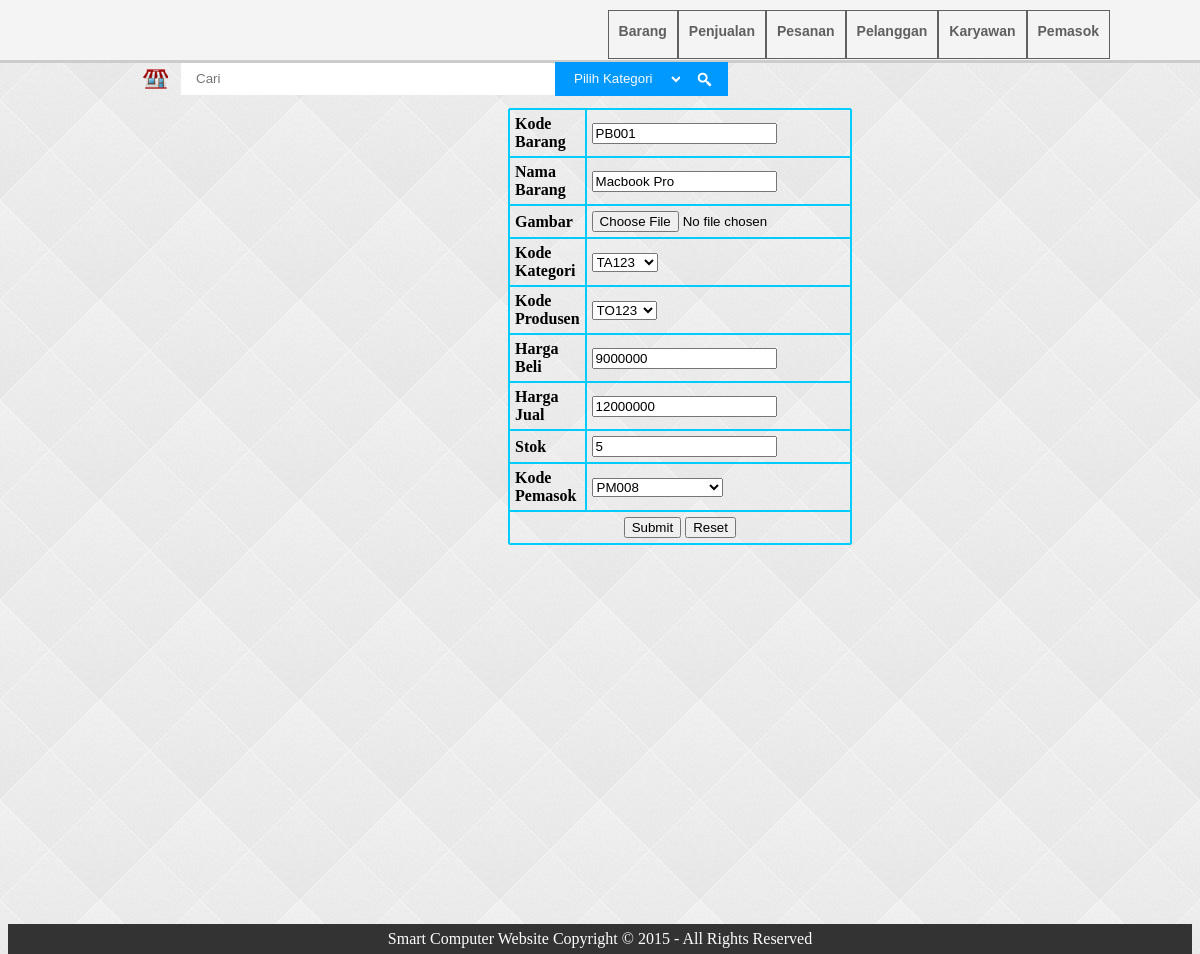
The page /admin/edit-barang.jsp?kode_barang=PB001 on the database its author committed.
### tables this page shows
CREATE TABLE IF NOT EXISTS `tabel_barang` (
  `kode_barang` char(6) NOT NULL,
  `nama_barang` varchar(30) NOT NULL,
  `gambar` varchar(100) NOT NULL,
  `kode_kategori` char(5) NOT NULL,
  `kode_produsen` char(5) NOT NULL,
  `harga_beli` int(12) NOT NULL,
  `harga_jual` int(12) NOT NULL,
  `stok` int(3) NOT NULL,
  `kode_pemasok` char(5) NOT NULL
);

### admin/edit-barang.php (the view, shortened to what this page needs)
<!DOCTYPE html PUBLIC "-//W3C//DTD XHTML 1.0 Transitional//EN" "http://www.w3.org/TR/xhtml1/DTD/xhtml1-transitional.dtd">
<html xmlns="http://www.w3.org/1999/xhtml">
<head>
<link rel="stylesheet" type="text/css" href="style.css" />
</head>
<body>
<?php include("connection.php");
include("header.php");
?>
<div id="container">
<form action="" enctype="multipart/form-data" method="post">
<table class="tabel" border=1 align=center  bordercolor=#00CCFF cellpadding=5 cellspacing=0>
<?php
$kode_barang = $_GET['kode_barang'];
$hasil = mysql_query("select * from tabel_barang where kode_barang = '$kode_barang'") or die (mysql_error());
$baris = mysql_fetch_row($hasil);
?>
<tr>
<td><b>Kode Barang</b></td>
<td>
<input type="text" name="kode_barang" id="kode_barang" value="<?php echo $baris[0]; ?>" readonly="readonly"/>
</td>
</tr>
<tr>
<td><b>Nama Barang</b></td>
<td><input type="text" name="nama_barang" id="nama_barang" value="<?php echo $baris[1]; ?>"/></td>
</tr>
<tr>
<td><b>Gambar</b></td>
<td> <input type="file" name="gambar"/>
</td>
</tr>
<tr>
<td><b>Kode Kategori</b></td>
<td>
<select name="kode_kategori" id="kode_kategori">
<?php
$query = mysql_query("select * from tabel_kategori");
while($kodebrg = mysql_fetch_array($query))
{
echo"<option value=".$kodebrg['kode_kategori']." selected='selected'>".$kodebrg['kode_kategori']."</option>";
}
?>
</select>
</td>
</tr>
<tr>
<td><b> Kode Produsen</b></td>
<td>
<select name="kode_produsen" id="kode_produsen">
<?php
$query = mysql_query("select * from tabel_produsen");
while($kodebrg = mysql_fetch_array($query))
{
echo"<option value=".$kodebrg['kode_produsen']." selected='selected'>".$kodebrg['kode_produsen']."</option>";
}
?>
</select>
</td>
</tr>
<tr>
<td><b>Harga Beli</b></td>
<td><input type="text" name="harga_beli" id="harga_beli" value="<?php echo $baris[5]; ?>"/></td>
</tr>
<tr>
<td><b>Harga Jual</b></td>
<td><input type="text" name="harga_jual" id="harga_jual" value="<?php echo $baris[6]; ?>"/></td>
</tr>
<tr>
<td><b>Stok</b></td>
<td><input type="text" name="stok" id="stok" value="<?php echo $baris[7]; ?>"/></td>
</tr>
<tr>
<td><b>Kode Pemasok</b></td>
<td><select name="kode_pemasok" id="kode_pemasok">
<?php
$query = mysql_query("select * from tabel_pemasok");
while($kodebrg = mysql_fetch_array($query))
{
echo"<option value=".$kodebrg['kode_pemasok']." selected='selected'>".$kodebrg['kode_pemasok']."</option>";
}
?>
</select></td>
</tr>
<tr>
<td colspan="2" align="center"><input type="submit" name="input" onClick="return validasi()" />
<input type="reset" name="reset" /></td>
</tr>
</table>
</form>
</div>
<?php
include('footer.php');
?>
</body>
</html>

### admin/style.css (style rules this page uses)
body { background-color:#FCFCFC; background : url(icon/bg.png); }
form { width:500px; }
.tabel { margin-left:500px; }
table { border-radius:2px; }
tr { border-radius:20px }
#container { padding-top:100px; position:relative; min-height:100%; }
html,body { height:100%; }

### rows shown on the page
tabel_barang: kode_barang "PB001", nama_barang "Macbook Pro", harga_beli "9000000", harga_jual "12000000", stok "5"

### other values the page prints
form field kode_kategori "TA123"
form field kode_produsen "TO123"
form field kode_pemasok "PM008"
